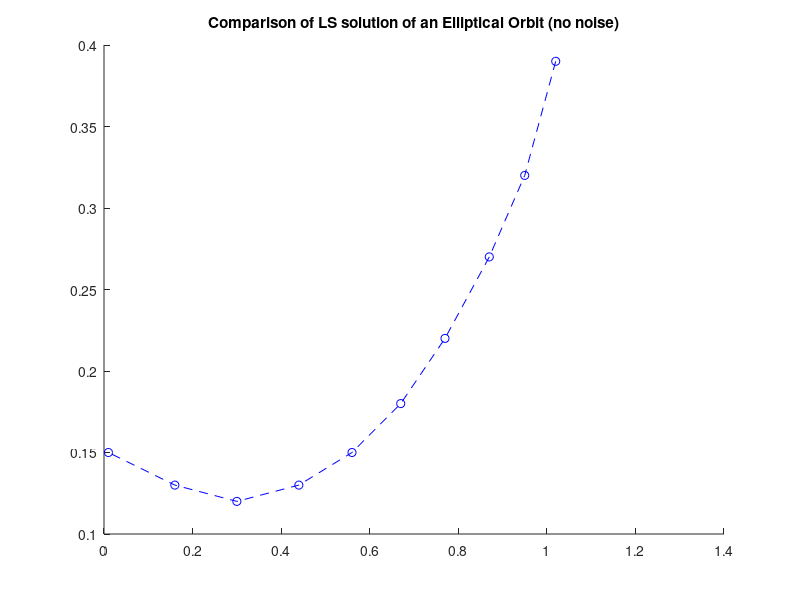

This figure's MATLAB source: (Note: this script raises an error after producing the figure.)
clear;
clc;
rng(123123);

x = [1.02 0.95 0.87 0.77 0.67 0.56 0.44 0.30 0.16 0.01];
y = [0.39 0.32 0.27 0.22 0.18 0.15 0.13 0.12 0.13 0.15];
n = 0.005 % amplitude of noise
nx = -n + 2*n*rand(1,10);
ny = -n + 2*n*rand(1,10);

xn = x + nx
yn = y + nx

% Computing coeff for (no noise) with varying tolerances
% Plot results
coeff = zeros(5,5);
figure(1)
hold on
title('Comparison of LS solution of an Elliptical Orbit (no noise)')
plot(x,y,'b--o');
for i=1:5;
tol = 10^(-i);
[e, ra, rb, x0, y0, phi] = ellipse_fit_tol(x,y,tol);
c = convertcoeff(e);
coeff(i,:) = c'
ellipse(ra, rb, phi, x0, y0,'b');
end
hold off

% Computing coeff for (no noise) with varying tolerances
% Plot results
coeffn = zeros(5,5);
figure(2)
hold on
title('Comparison of LS solution of an Elliptical Orbit (noise)')
plot(xn,yn,'r--o');
for i=1:5;
tol = 10^(-i);
[e, ra, rb, x0, y0, phi] = ellipse_fit_tol(xn,yn,tol);
c = convertcoeff(e);
coeffn(i,:) = c'
ellipse(ra, rb, phi, x0, y0,'r');
end
hold off


    
    
    

